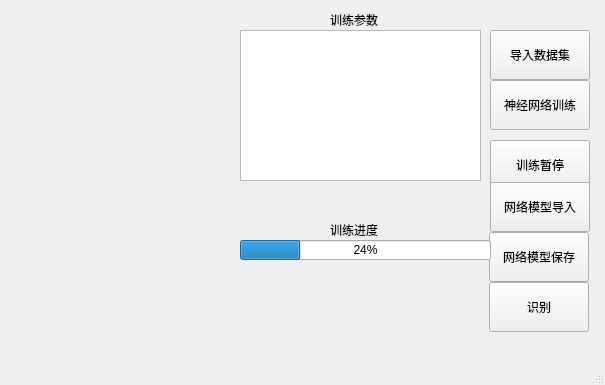
<?xml version="1.0" encoding="UTF-8"?>
<ui version="4.0">
 <class>MainWindow</class>
 <widget class="QMainWindow" name="MainWindow">
  <property name="geometry">
   <rect>
    <x>0</x>
    <y>0</y>
    <width>605</width>
    <height>385</height>
   </rect>
  </property>
  <property name="windowTitle">
   <string>基于特征处理的手写数字识别</string>
  </property>
  <widget class="QWidget" name="centralwidget">
   <widget class="QLabel" name="label">
    <property name="geometry">
     <rect>
      <x>330</x>
      <y>10</y>
      <width>54</width>
      <height>20</height>
     </rect>
    </property>
    <property name="text">
     <string>训练参数</string>
    </property>
   </widget>
   <widget class="QPushButton" name="Button_Load">
    <property name="geometry">
     <rect>
      <x>490</x>
      <y>30</y>
      <width>100</width>
      <height>50</height>
     </rect>
    </property>
    <property name="text">
     <string>导入数据集</string>
    </property>
   </widget>
   <widget class="QTableView" name="tableView">
    <property name="geometry">
     <rect>
      <x>240</x>
      <y>30</y>
      <width>241</width>
      <height>151</height>
     </rect>
    </property>
   </widget>
   <widget class="QPushButton" name="Button_Run">
    <property name="geometry">
     <rect>
      <x>490</x>
      <y>80</y>
      <width>100</width>
      <height>50</height>
     </rect>
    </property>
    <property name="text">
     <string>神经网络训练</string>
    </property>
   </widget>
   <widget class="QPushButton" name="Button_Load_3">
    <property name="geometry">
     <rect>
      <x>490</x>
      <y>140</y>
      <width>100</width>
      <height>50</height>
     </rect>
    </property>
    <property name="text">
     <string>训练暂停</string>
    </property>
   </widget>
   <widget class="QPushButton" name="Button_Load_4">
    <property name="geometry">
     <rect>
      <x>490</x>
      <y>182</y>
      <width>100</width>
      <height>50</height>
     </rect>
    </property>
    <property name="text">
     <string>网络模型导入</string>
    </property>
   </widget>
   <widget class="QPushButton" name="Button_Load_5">
    <property name="geometry">
     <rect>
      <x>489</x>
      <y>232</y>
      <width>100</width>
      <height>50</height>
     </rect>
    </property>
    <property name="text">
     <string>网络模型保存</string>
    </property>
   </widget>
   <widget class="QPushButton" name="Button_Load_6">
    <property name="geometry">
     <rect>
      <x>489</x>
      <y>282</y>
      <width>100</width>
      <height>50</height>
     </rect>
    </property>
    <property name="text">
     <string>识别</string>
    </property>
   </widget>
   <widget class="QProgressBar" name="progressBar">
    <property name="geometry">
     <rect>
      <x>240</x>
      <y>240</y>
      <width>251</width>
      <height>20</height>
     </rect>
    </property>
    <property name="value">
     <number>24</number>
    </property>
   </widget>
   <widget class="QLabel" name="label_2">
    <property name="geometry">
     <rect>
      <x>330</x>
      <y>220</y>
      <width>54</width>
      <height>20</height>
     </rect>
    </property>
    <property name="text">
     <string>训练进度</string>
    </property>
   </widget>
  </widget>
  <widget class="QMenuBar" name="menubar">
   <property name="geometry">
    <rect>
     <x>0</x>
     <y>0</y>
     <width>605</width>
     <height>23</height>
    </rect>
   </property>
  </widget>
  <widget class="QStatusBar" name="statusbar"/>
 </widget>
 <resources/>
 <connections/>
</ui>
